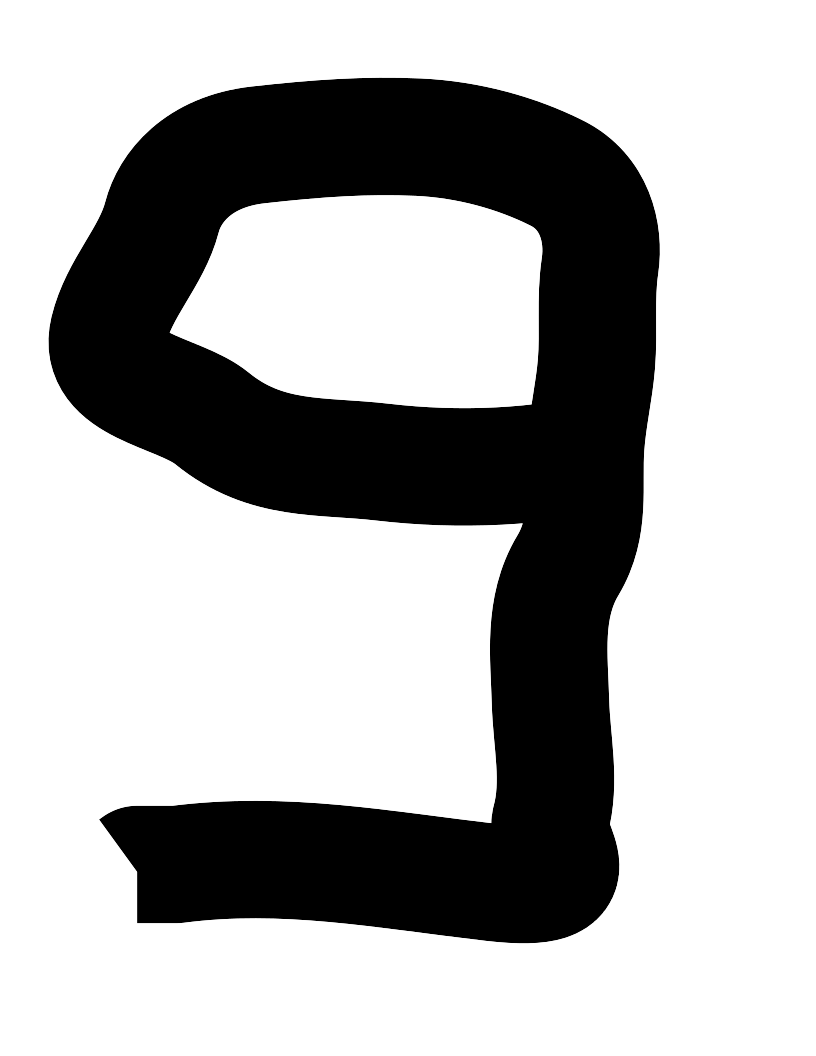
#> input picture SW_model/immagini_test/test_LeNet5_9.png, 816 x 1056 px
$ python png_to_mnist.py immagini_test/test_LeNet5_9.png   (older library calls are emulated)
#> lines starting #> are read from the running program, lines starting #| are printed output that depends on the picture
#!/usr/bin/env python3
# -*- coding: utf-8 -*-
"""
Created on Tue May 21 18:04:49 2019

@author: matteorisso
"""

from PIL import Image, ImageFilter
import numpy
import matplotlib.pyplot as plt


def imageprepare(argv):
    """
    This function returns the pixel values.
    The imput is a png file location.
    """
#> called with argv = './immagini_test/test_LeNet5_9.png'
    im = Image.open(argv).convert('L')
    width = float(im.size[0])
#> width = 816
    height = float(im.size[1])
#> height = 1056
    newImage = Image.new('L', (28, 28), (255))  # creates white canvas of 28x28 pixels
#> newImage: PIL image 28x28 L; every value is 255

    if width > height:  # check which dimension is bigger
        # Width is bigger. Width becomes 20 pixels.
        nheight = int(round((20.0 / width * height), 0))  # resize height according to ratio width
        if (nheight == 0):  # rare case but minimum is 1 pixel
            nheight = 1
            # resize and sharpen
        img = im.resize((20, nheight), Image.ANTIALIAS).filter(ImageFilter.SHARPEN)
        wtop = int(round(((28 - nheight) / 2), 0))  # calculate horizontal position
        newImage.paste(img, (4, wtop))  # paste resized image on white canvas
    else:
        # Height is bigger. Heigth becomes 20 pixels.
        nwidth = int(round((20.0 / height * width), 0))  # resize width according to ratio height
#> nwidth = 15
        if (nwidth == 0):  # rare case but minimum is 1 pixel
            nwidth = 1
            # resize and sharpen
        img = im.resize((nwidth, 20), Image.ANTIALIAS).filter(ImageFilter.SHARPEN)
        wleft = int(round(((28 - nwidth) / 2), 0))  # caculate vertical pozition
#> wleft = 6
        newImage.paste(img, (wleft, 4))  # paste resized image on white canvas
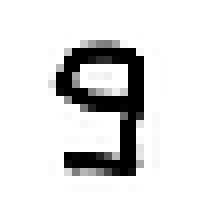
#> newImage: PIL image 28x28 L (shown 8 times larger); min 0, max 255, mean 225.4

    # newImage.save("sample.png

    tv = list(newImage.getdata())  # get pixel values
#> tv = 784 values, max 255 at index 0, min 0 at index 177, mean 225.4

    # normalize pixels to 0 and 1. 0 is pure white, 1 is pure black.
    tva = [(255 - x) * 1.0 / 255.0 for x in tv]
#> tva = 784 values, max 1 at index 177, min 0 at index 0, mean 0.116
    #print(tva)
    return tva

x=imageprepare('./immagini_test/test_LeNet5_9.png')#file path here
#> x has the same summary as tva in imageprepare
img = numpy.array(x)
#> img has the same summary as tva in imageprepare
img = img.reshape(28,28)
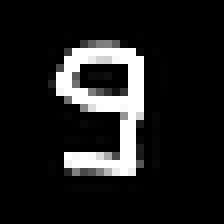
#> img: shape (28, 28) float64 (shown 8 times larger); min 0, max 1, mean 0.116
plt.imshow(img, cmap='viridis', vmin=0, vmax=1)

$ run again, with SW_model/immagini_test/test_LeNet5_0.png copied over SW_model/immagini_test/test_LeNet5_9.png
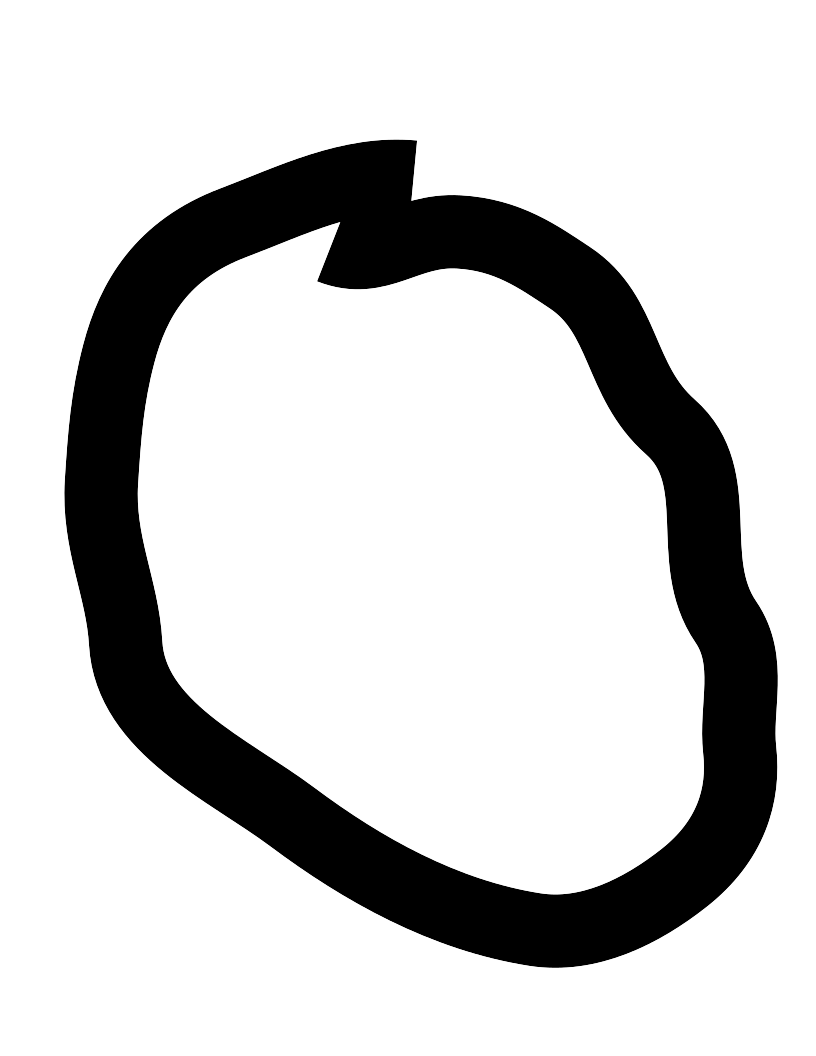
#> input picture SW_model/immagini_test/test_LeNet5_0.png, 816 x 1056 px
#> in imageprepare, `newImage.paste(img, (wleft, 4))`:
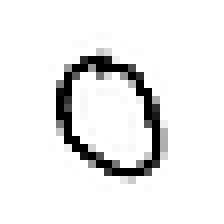
#> newImage: PIL image 28x28 L (shown 8 times larger); min 0, max 255, mean 234.9
#> tv = 784 values, max 255 at index 0, min 0 at index 207, mean 234.9
#> tva = 784 values, max 1 at index 207, min 0 at index 0, mean 0.0788
#> x has the same summary as tva in imageprepare
#> `img = numpy.array(x)`: img has the same summary as tva in imageprepare
#> `img = img.reshape(28,28)`:
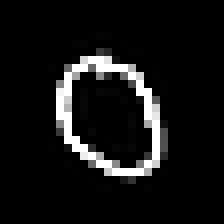
#> img: shape (28, 28) float64 (shown 8 times larger); min 0, max 1, mean 0.0788

$ run again, with SW_model/immagini_test/test_LeNet5_1.png copied over SW_model/immagini_test/test_LeNet5_9.png
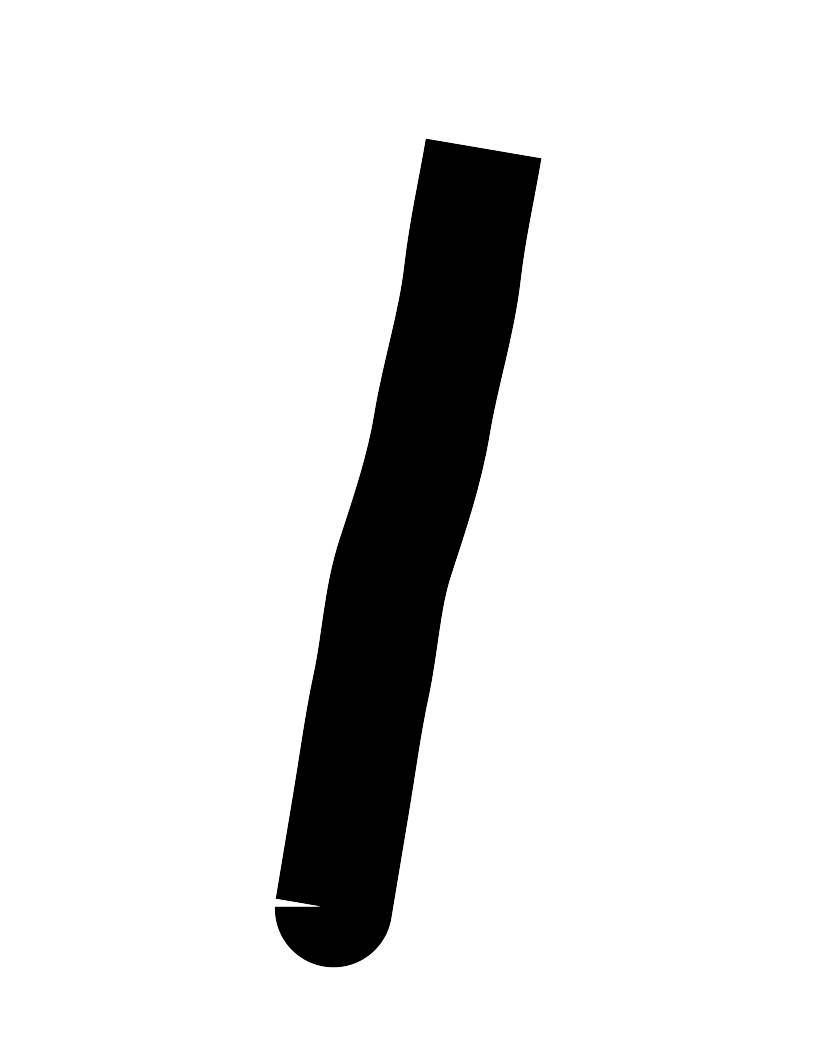
#> input picture SW_model/immagini_test/test_LeNet5_1.png, 816 x 1056 px
#> in imageprepare, `newImage.paste(img, (wleft, 4))`:
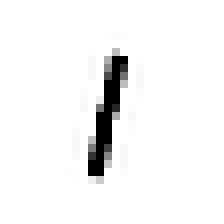
#> newImage: PIL image 28x28 L (shown 8 times larger); min 0, max 255, mean 243.9
#> tv = 784 values, max 255 at index 0, min 0 at index 210, mean 243.9
#> tva = 784 values, max 1 at index 210, min 0 at index 0, mean 0.0434
#> x has the same summary as tva in imageprepare
#> `img = numpy.array(x)`: img has the same summary as tva in imageprepare
#> `img = img.reshape(28,28)`:
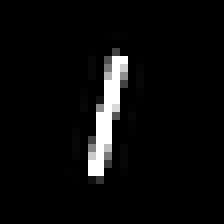
#> img: shape (28, 28) float64 (shown 8 times larger); min 0, max 1, mean 0.0434

$ run again, with SW_model/immagini_test/test_LeNet5_2.png copied over SW_model/immagini_test/test_LeNet5_9.png
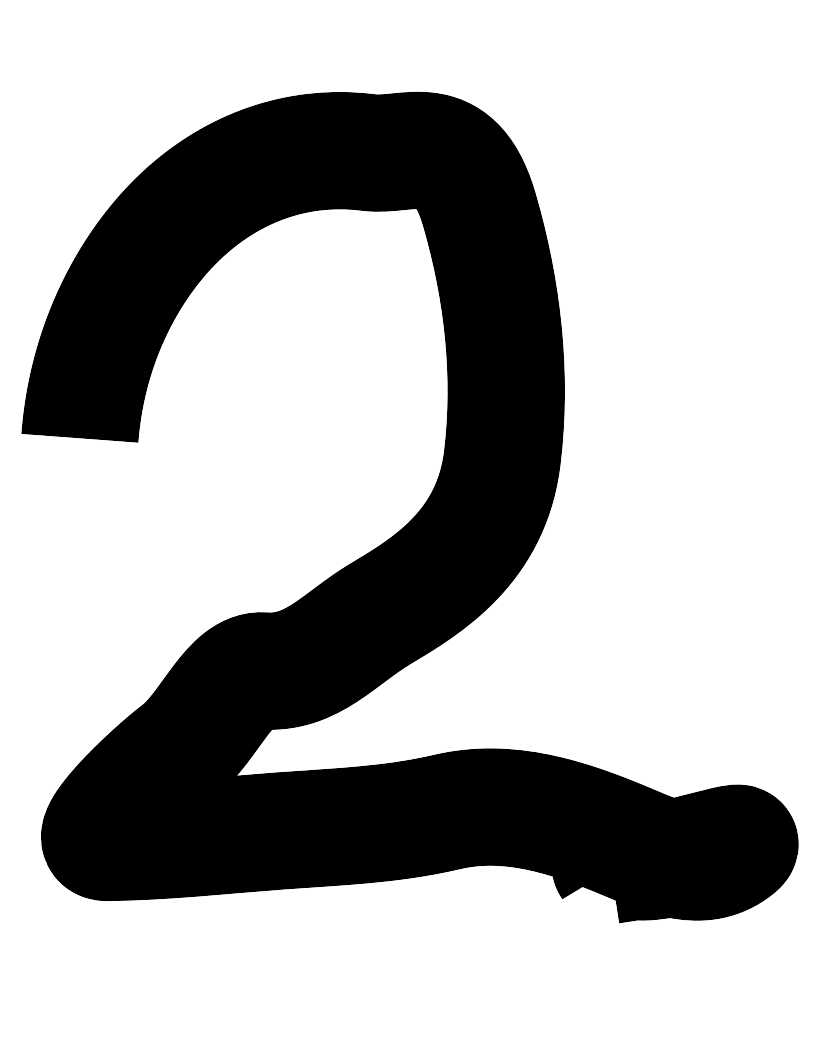
#> input picture SW_model/immagini_test/test_LeNet5_2.png, 816 x 1056 px
#> in imageprepare, `newImage.paste(img, (wleft, 4))`:
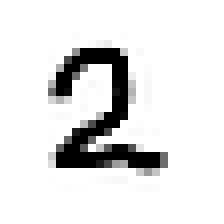
#> newImage: PIL image 28x28 L (shown 8 times larger); min 0, max 255, mean 226.9
#> tv = 784 values, max 255 at index 0, min 0 at index 178, mean 226.9
#> tva = 784 values, max 1 at index 178, min 0 at index 0, mean 0.11
#> x has the same summary as tva in imageprepare
#> `img = numpy.array(x)`: img has the same summary as tva in imageprepare
#> `img = img.reshape(28,28)`:
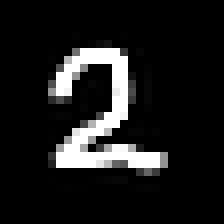
#> img: shape (28, 28) float64 (shown 8 times larger); min 0, max 1, mean 0.11
